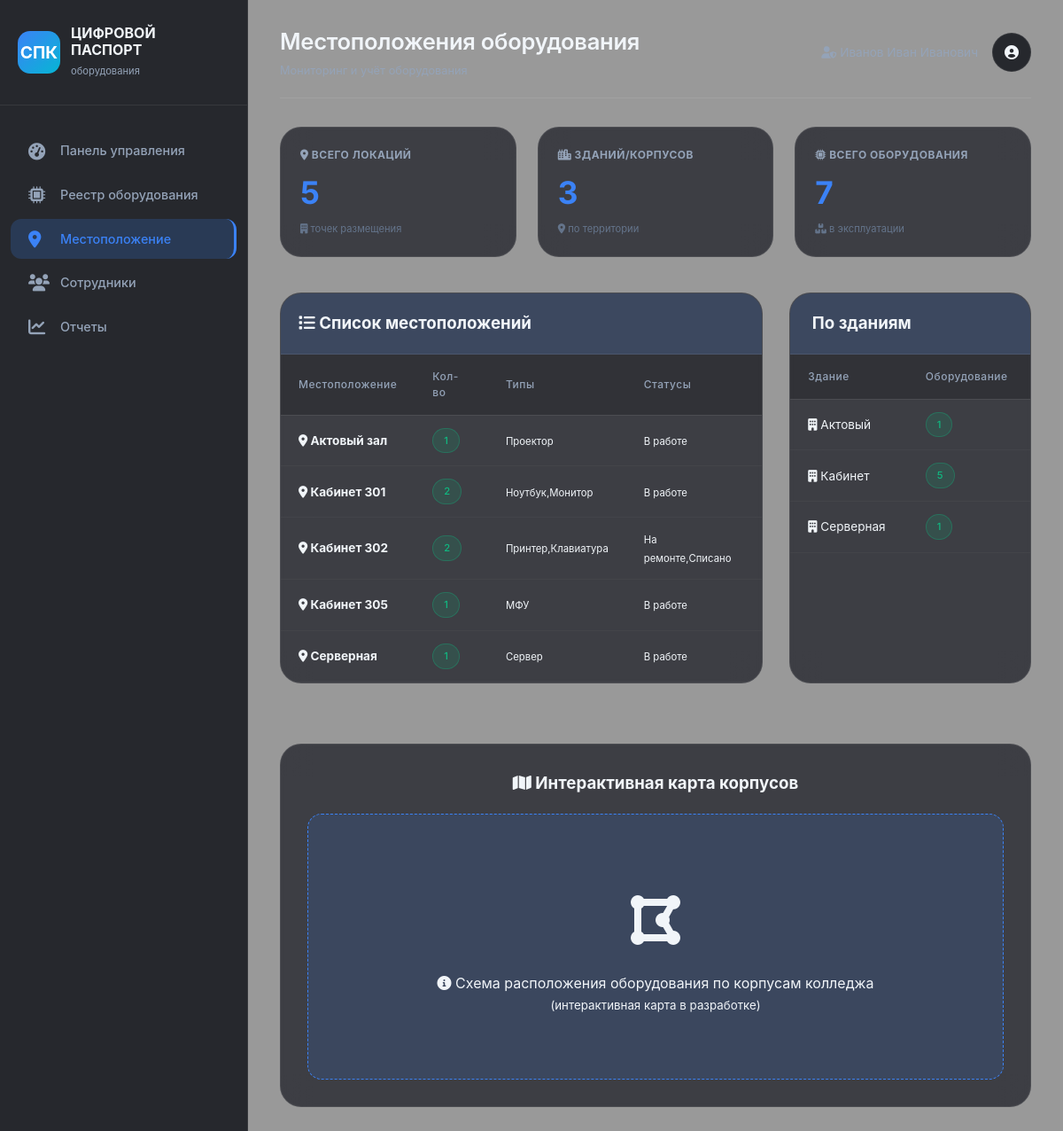
The page /locations (signed in) on the database its author committed.
### tables this page shows
CREATE TABLE equipment (
                id INTEGER PRIMARY KEY AUTOINCREMENT,
                name TEXT NOT NULL,
                type TEXT NOT NULL,
                inventory_number TEXT UNIQUE NOT NULL,
                rfid_tag TEXT UNIQUE,
                location TEXT,
                status TEXT DEFAULT 'В работе',
                purchase_date TEXT,
                warranty_months INTEGER,
                next_check_date TEXT,
                responsible_person TEXT,
                last_maintenance TEXT,
                notes TEXT,
                price REAL
            );

### app.py (the view)
@app.route('/locations')
@login_required
def locations():
    db = get_db()
    locations = db.execute('''
        SELECT location, COUNT(*) as count,
               GROUP_CONCAT(DISTINCT type) as types,
               GROUP_CONCAT(DISTINCT status) as statuses
        FROM equipment
        WHERE location IS NOT NULL AND location != ''
        GROUP BY location
        ORDER BY location
    ''').fetchall()
    buildings = {}
    for loc in locations:
        building = loc['location'].split()[0] if loc['location'] else 'Другое'
        buildings[building] = buildings.get(building, 0) + loc['count']
    total_locations = len(locations)
    total_equipment = db.execute('SELECT COUNT(*) as c FROM equipment').fetchone()['c']
    return render_template('locations.html', locations=locations, buildings=buildings,
                           total_locations=total_locations, total_equipment=total_equipment)

### app.py (called while the page is built)
def login_required(f):
    @wraps(f)
    def decorated_function(*args, **kwargs):
        if 'user_id' not in session:
            flash('Пожалуйста, войдите в систему', 'error')
            return redirect(url_for('login'))
        return f(*args, **kwargs)
    return decorated_function

def get_db():
    db = getattr(g, '_database', None)
    if db is None:
        db = g._database = sqlite3.connect(app.config['DATABASE'])
        db.row_factory = sqlite3.Row
    return db

@app.teardown_appcontext
def close_connection(exception):
    db = getattr(g, '_database', None)
    if db is not None:
        db.close()

@app.context_processor
def inject_now():
    return {'now': datetime.now()}

@app.context_processor
def inject_user():
    return {'session': session}

### templates/locations.html (shortened to what this page needs)
{% extends "base.html" %}
{% block page_title %}Местоположения оборудования{% endblock %}
{% block content %}
<div class="stats-grid">
    <div class="stat-card">
        <h3><i class="fas fa-map-marker-alt"></i> Всего локаций</h3>
        <div class="stat-number">{{ total_locations }}</div>
        <div class="stat-trend"><i class="fas fa-building"></i> точек размещения</div>
    </div>
    <div class="stat-card">
        <h3><i class="fas fa-city"></i> Зданий/корпусов</h3>
        <div class="stat-number">{{ buildings|length }}</div>
        <div class="stat-trend"><i class="fas fa-location-dot"></i> по территории</div>
    </div>
    <div class="stat-card">
        <h3><i class="fas fa-microchip"></i> Всего оборудования</h3>
        <div class="stat-number">{{ total_equipment }}</div>
        <div class="stat-trend"><i class="fas fa-boxes"></i> в эксплуатации</div>
    </div>
</div>
<div style="display: grid; grid-template-columns: 2fr 1fr; gap: 30px; margin: 40px 0;">
    <div class="table-container">
        <div style="padding: 20px; background: var(--bg-hover); border-bottom: 1px solid var(--border-color);">
            <h3 style="margin: 0;"><i class="fas fa-list"></i> Список местоположений</h3>
        </div>
        <table class="data-table">
            <thead>
                <tr>
                    <th>Местоположение</th>
                    <th>Кол-во</th>
                    <th>Типы</th>
                    <th>Статусы</th>
                </tr>
            </thead>
            <tbody>
                {% for loc in locations %}
                <tr>
                    <td><strong><i class="fas fa-location-dot"></i> {{ loc.location }}</strong></td>
                    <td><span class="status status-working">{{ loc.count }}</span></td>
                    <td><small>{{ loc.types|truncate(30) }}</small></td>
                    <td><small>{{ loc.statuses|truncate(20) }}</small></td>
                </tr>
                {% else %}
                <tr>
                    <td colspan="4" style="text-align: center;">Нет данных о местоположениях</td>
                </tr>
                {% endfor %}
            </tbody>
        </table>
    </div>
    <div class="table-container">
        <div style="padding: 20px; background: var(--bg-hover); border-bottom: 1px solid var(--border-color);">
            <h3 style="margin: 0;"> По зданиям</h3>
        </div>
        <table class="data-table">
            <thead>
                <tr>
                    <th>Здание</th>
                    <th>Оборудование</th>
                </tr>
            </thead>
            <tbody>
                {% for building, count in buildings.items() %}
                <tr>
                    <td><i class="fas fa-building"></i> {{ building }}</td>
                    <td><span class="status status-working">{{ count }}</span></td>
                </tr>
                {% else %}
                <tr><td colspan="2" style="text-align: center;">Нет данных</td></tr>
                {% endfor %}
            </tbody>
        </table>
    </div>
</div>
<div class="table-container" style="padding: 30px; text-align: center;">
    <h3 style="margin-bottom: 20px;"><i class="fas fa-map"></i> Интерактивная карта корпусов</h3>
    <div style="background: var(--bg-hover); height: 300px; border-radius: var(--border-radius); display: flex; align-items: center; justify-content: center; border: 1px dashed var(--accent-blue);">
        <div>
            <div style="font-size: 4rem; margin-bottom: 10px;"><i class="fas fa-draw-polygon"></i></div>
            <p><i class="fas fa-info-circle"></i> Схема расположения оборудования по корпусам колледжа</p>
            <p><small>(интерактивная карта в разработке)</small></p>
        </div>
    </div>
</div>
{% endblock %}

### static/style.css (style rules this page uses)
:root { --bg-sidebar: rgba(18, 20, 26, 0.85); --bg-card: rgba(22, 24, 32, 0.7); --bg-hover: rgba(59, 130, 246, 0.15); --text-primary: #f1f5f9; --text-secondary: #94a3b8; --text-muted: #64748b; --accent-blue: #3b82f6; --accent-blue-dark: #2563eb; --accent-cyan: #06b6d4; --success: #10b981; --warning: #f59e0b; --danger: #ef4444; --border-color: rgba(255, 255, 255, 0.08); --shadow-sm: 0 2px 8px rgba(0, 0, 0, 0.2); --shadow: 0 8px 24px rgba(0, 0, 0, 0.3); --shadow-lg: 0 20px 32px -12px rgba(0, 0, 0, 0.4); --shadow-glow: 0 0 15px rgba(59, 130, 246, 0.3); --blur: blur(16px); --border-radius-sm: 10px; --border-radius: 16px; --border-radius-lg: 24px; --transition-fast: 0.15s cubic-bezier(0.4, 0, 0.2, 1); --transition: 0.25s cubic-bezier(0.4, 0, 0.2, 1); }
* { margin: 0; padding: 0; box-sizing: border-box; }
body { font-family: 'Inter', -apple-system, BlinkMacSystemFont, 'Segoe UI', Roboto, sans-serif; background-image: url('/static/fon.png'); background-size: cover; background-position: center; background-attachment: fixed; background-repeat: no-repeat; color: var(--text-primary); line-height: 1.5; min-height: 100vh; }
body::before { content: ''; position: fixed; top: 0; left: 0; width: 100%; height: 100%; backdrop-filter: blur(0px); background: rgba(0, 0, 0, 0.4); z-index: -1; }
.stats-grid { display: grid; grid-template-columns: repeat(auto-fit, minmax(240px, 1fr)); gap: 24px; margin-bottom: 36px; }
.stat-card { background: var(--bg-card); backdrop-filter: var(--blur); -webkit-backdrop-filter: var(--blur); border-radius: var(--border-radius-lg); padding: 22px; border: 1px solid var(--border-color); transition: var(--transition); cursor: pointer; position: relative; overflow: hidden; }
.stat-card::before { content: ''; position: absolute; top: 0; left: 0; width: 100%; height: 3px; background: linear-gradient(90deg, var(--accent-blue), var(--accent-cyan)); transform: scaleX(0); transform-origin: left; transition: transform 0.3s ease; }
.stat-card h3 { font-size: 0.75rem; margin-bottom: 12px; color: var(--text-secondary); letter-spacing: 0.5px; text-transform: uppercase; }
.stat-number { font-size: 2.2rem; font-weight: 700; color: var(--accent-blue); line-height: 1.2; }
.stat-trend { margin-top: 12px; font-size: 0.7rem; color: var(--text-muted); }
.table-container { background: var(--bg-card); backdrop-filter: var(--blur); border-radius: var(--border-radius-lg); border: 1px solid var(--border-color); overflow-x: auto; margin-bottom: 28px; transition: var(--transition); }
.data-table { width: 100%; border-collapse: collapse; font-size: 0.85rem; }
.data-table th { text-align: left; padding: 16px 20px; background: rgba(0, 0, 0, 0.2); color: var(--text-secondary); font-weight: 500; border-bottom: 1px solid var(--border-color); font-size: 0.75rem; letter-spacing: 0.5px; }
.data-table td { padding: 14px 20px; border-bottom: 1px solid rgba(255, 255, 255, 0.03); color: var(--text-primary); }
.data-table tr { transition: var(--transition-fast); }
.status { display: inline-block; padding: 5px 12px; border-radius: 30px; font-size: 0.7rem; font-weight: 500; transition: var(--transition-fast); }
.status-working { background: rgba(16, 185, 129, 0.15); color: #10b981; border: 1px solid rgba(16, 185, 129, 0.3); }

### rows shown on the page
equipment: location "Актовый зал", count "1", types "Проектор", statuses "В работе"
equipment: location "Кабинет 305", count "1", types "МФУ", statuses "В работе"
equipment: location "Серверная", count "1", types "Сервер", statuses "В работе"

### other values the page prints
{{ total_locations }} "5"
{{ buildings|length }} "3"
{{ total_equipment }} "7"
{{ loc.location }} "Кабинет 301" "Кабинет 302"
{{ loc.count }} "2" "2"
{{ loc.types|truncate(30) }} "Ноутбук,Монитор" "Принтер,Клавиатура"
{{ loc.statuses|truncate(20) }} "В работе" "На ремонте,Списано"
{{ building }} "Актовый" "Кабинет" "Серверная"
{{ count }} "1" "5" "1"
